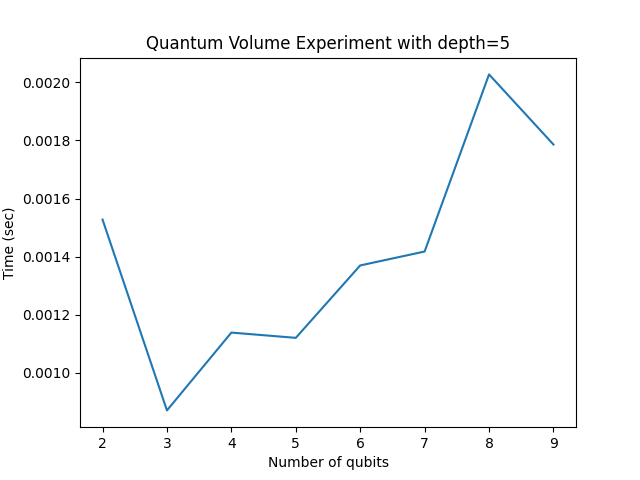

Source code (Python):
from qiskit import transpile
from qiskit.circuit.library import quantum_volume
from qiskit_aer import *
import time
import numpy as np
import matplotlib.pyplot as plt

def quant_vol(qubits=15, depth=10, shots=1):
    sim = AerSimulator(method='statevector', device='CPU')
    circuit = quantum_volume(qubits, depth, seed=0)
    circuit.measure_all()
    circuit = transpile(circuit, sim)
    start = time.time()
    result = sim.run(circuit, shots=shots, seed_simulator=12345).result()
    time_val = time.time() - start
    return time_val

num_qubits = np.arange(2, 10)
qv_depth = 5
num_shots = 10

results_array = []

for i in num_qubits:
    result = quant_vol(qubits=i, depth=qv_depth, shots=num_shots)
    results_array.append(result)
    print(f"Qubits: {i}, Time: {result}")

plt.xlabel('Number of qubits')
plt.ylabel('Time (sec)')
plt.plot(num_qubits, results_array)
plt.title('Quantum Volume Experiment with depth=' + str(qv_depth))
plt.savefig('qv_experiment.png')
